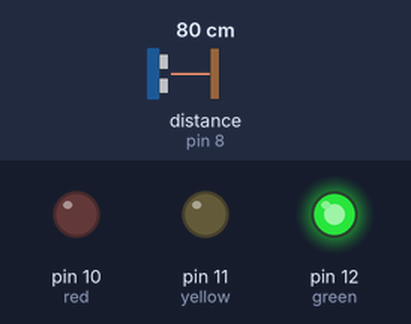
A sketch run on a simulated Arduino Uno, built with avr-gcc and run on an emulated ATmega328P. On the bench: output pins drawn as LEDs (lit = HIGH). Wiring (inferred from the names in the program): ultrasonic range finder: trigger pin 9; echo pin 8. The inputs (shaded band) are chosen by the test bench; at power-on: distance to the obstacle (sensor on pin 8) 80 cm. The echo pulse lasts 58.3 µs per cm; pins used as bus, display or sensor lines are not drawn; what the sketch prints to the serial monitor is not drawn.

Above: at 1.2 s.
1.3 s: distance to the obstacle (sensor on pin 8) set to 57 cm
At 2.5 s:
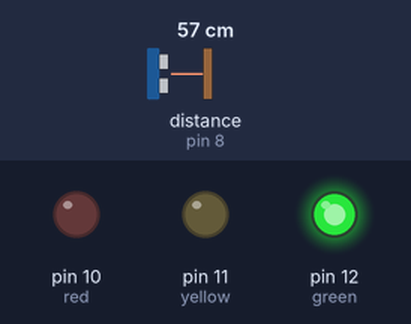
2.8 s: distance to the obstacle (sensor on pin 8) set to 49 cm
At 3.3 s:
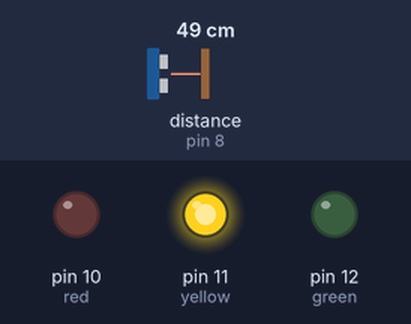
4.3 s: distance to the obstacle (sensor on pin 8) set to 17 cm
At 5.0 s:
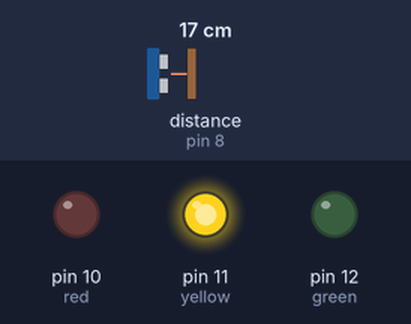
5.8 s: distance to the obstacle (sensor on pin 8) set to 14 cm
At 6.6 s:
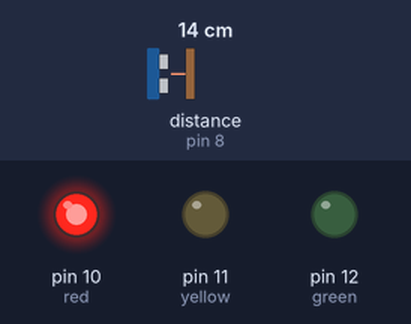
7.3 s: distance to the obstacle (sensor on pin 8) set to 26 cm
At 8.2 s:
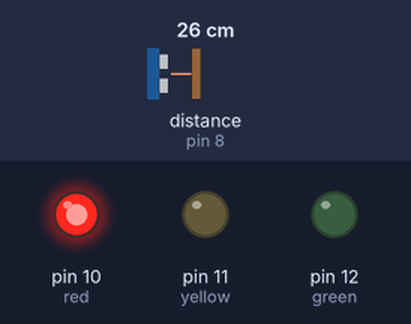
8.8 s: distance to the obstacle (sensor on pin 8) set to 30 cm
At 10.3 s:
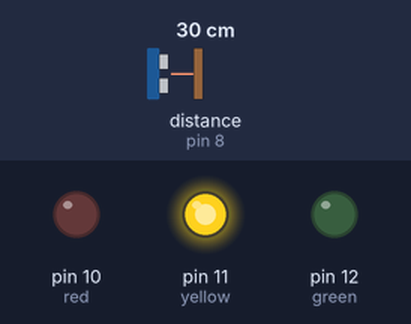
Timing chart, 0 to 11.3 s (numbered marks = the images above; inputs shaded):
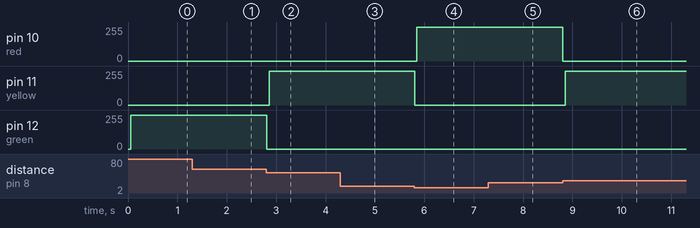

The sketch:

Latihan_Ultrasonic.ino
```cpp
int trig = 9;
int echo = 8;
int red = 10;
int yellow = 11;
int green = 12;

long duration = 0;
int cm = 0;
int in = 0;

void setup()
{
  pinMode(trig, OUTPUT);
  pinMode(echo, INPUT);
  pinMode(red, OUTPUT);
  pinMode(yellow, OUTPUT);
  pinMode(green, OUTPUT);
  Serial.begin(9600);
  Serial.println("Serial Started...");
}

void loop()
{
  digitalWrite(trig,LOW);
  digitalWrite(trig,HIGH);
  digitalWrite(trig,LOW);

  int duration = pulseIn (echo, HIGH);
  cm = duration*0.034/2;
  in = duration*0.0133/2;

  Serial.println(in);

  if (in >= 30){
    digitalWrite(green, LOW);
    digitalWrite(yellow, LOW);
    digitalWrite(red, LOW);
    digitalWrite(green, HIGH);
    digitalWrite(yellow, LOW);
    digitalWrite(red, LOW);

  }

   else if (in < 20 && in > 10){
    digitalWrite(green, LOW);
    digitalWrite(yellow, LOW);
    digitalWrite(red, LOW);
    digitalWrite(green, LOW);
    digitalWrite(yellow, HIGH);
    digitalWrite(red, LOW);

  }

   else if (in <= 5 ){
    digitalWrite(green, LOW);
    digitalWrite(yellow, LOW);
    digitalWrite(red, LOW);
    digitalWrite(green, LOW);
    digitalWrite(yellow, LOW);
    digitalWrite(red, HIGH);

  }
}
```

Measured:
- the behaviour switches between 52 and 51 cm on distance to the obstacle (sensor on pin 8) (found by bisection; images 1 and 2)
- the behaviour switches between 16 and 15 cm on distance to the obstacle (sensor on pin 8) (found by bisection; images 3 and 4)
- the behaviour switches between 28 and 29 cm on distance to the obstacle (sensor on pin 8) (found by bisection; images 5 and 6)
- after the input at 1.3 s, pin 12 (green): 254/255 → 255/255 at once
- after the input at 2.8 s, pin 11 (yellow): 0/255 → 254/255 after 0.06 s; pin 12 (green): 255/255 → 0/255 at once
- after the input at 4.3 s, pin 11 (yellow): 254/255 → 255/255 at once
- after the input at 5.8 s, pin 10 (red): 0/255 → 254/255 after 0.05 s; pin 11 (yellow): 255/255 → 0/255 at once
- after the input at 7.3 s, pin 10 (red): 254/255 → 255/255 at once
- after the input at 8.8 s, pin 10 (red): 255/255 → 0/255 at once; pin 11 (yellow): 0/255 → 254/255 after 0.05 s
